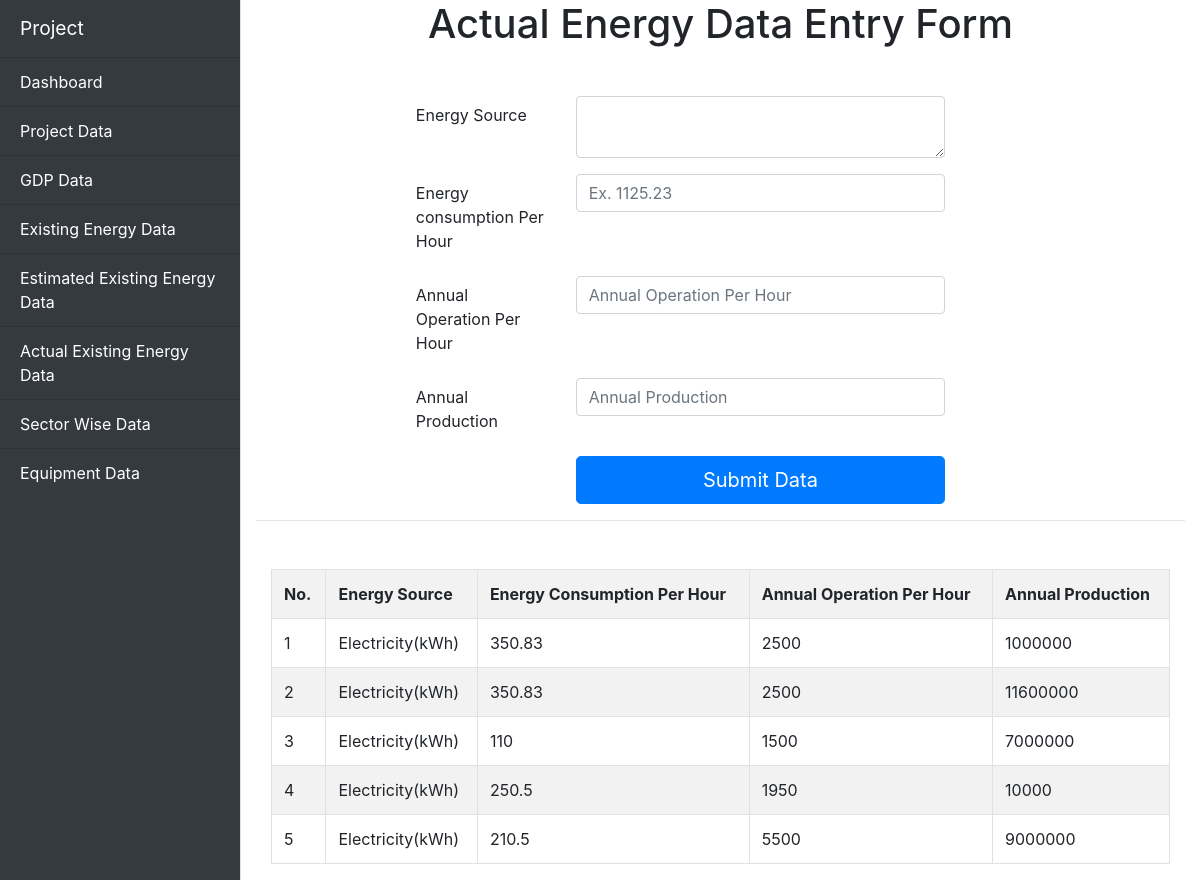
The page /actualEnergy.php on the database its author committed.
### tables this page shows
CREATE TABLE `actual_energy_data` (
  `aEnergy_id` int(11) NOT NULL,
  `energy_source` text NOT NULL,
  `energy_con_per_hour` float NOT NULL,
  `annual_operation_per_hour` float NOT NULL,
  `annual_production` float NOT NULL
);

### actualEnergy.php (the view, shortened to what this page needs)
<?php
include_once 'dbConfig.php';
?>
<!DOCTYPE html>
<html lang="en">
<head>
    <link rel="stylesheet" href="https://maxcdn.bootstrapcdn.com/bootstrap/4.0.0/css/bootstrap.min.css">
    <link rel="stylesheet" href="style.css">
</head>
<body>
    <div class="d-flex" class="wrapper">
        <div class=" bg-dark border-right" id="sidebar-wrapper">
            <div class="sidebar-heading">Project </div>
            <div class="bg-dark list-group list-group-flush">
            <a href="index.php" class="list-group-item list-group-item-action bg-dark">Dashboard</a>
            <a href="projectdata.php" class="list-group-item list-group-item-action bg-dark">Project Data</a>
            <a href="gdp.php" class="list-group-item list-group-item-action bg-dark">GDP Data</a>
            <a href="existingEnergy.php" class="list-group-item list-group-item-action bg-dark">Existing Energy Data</a>
            <a href="esExistingEnergy.php" class="list-group-item list-group-item-action bg-dark">Estimated Existing Energy Data</a>
            <a href="actualEnergy.php" class="list-group-item list-group-item-action bg-dark">Actual Existing Energy Data</a>
            <a href="sectorWise.php" class="list-group-item list-group-item-action bg-dark">Sector Wise Data</a>
            <a href="equipmentlist.php" class="list-group-item list-group-item-action bg-dark">Equipment Data</a>
            </div>
        </div>
            <div class="container-fluid">
                    <h1 class="text-center mb-5">Actual Energy Data Entry Form</h1>
                    <form method="POST">
                        <div class="form-group row">
                                <div class="col-sm-2"></div>
                                <label for="inputGDPBill" class="col-sm-2 col-form-label">Energy Source</label>
                                <div class="col-sm-5">
                                <textarea class="form-control" name="esource" rows="2" required></textarea>
                                </div>
                            </div>
                        <div class="form-group row">
                            <div class="col-sm-2">   </div>
                            <label for="inputFinYear" class="col-sm-2 col-form-label">Energy consumption Per Hour</label>
                            <div class="col-sm-5">
                            <input type="text" class="form-control" name="econsumption" placeholder="Ex. 1125.23" required>
                            </div>
                        </div>
                        <div class="form-group row">
                        <div class="col-sm-2"></div>
                            <label for="inputGDPBill" class="col-sm-2 col-form-label">Annual Operation Per Hour</label>
                            <div class="col-sm-5">
                            <input type="text" class="form-control" name="eannualop" placeholder="Annual Operation Per Hour" required>
                            </div>
                        </div>
                        <div class="form-group row">
                        <div class="col-sm-2"></div>
                            <label for="inputGDPBill" class="col-sm-2 col-form-label">Annual Production</label>
                            <div class="col-sm-5">
                            <input type="text" class="form-control" name="eannualpro" placeholder="Annual Production" required>
                            </div>
                        </div>
                        <div class="form-group row">
                            <div class="col-sm-4">
                            </div>
                            <div class="col-sm-5">
                            <button type="submit" name="insert" class="btn btn-primary btn-lg btn-block">Submit Data</button>
                            </div>
                        </div>
                    </form>
                    <hr>
                    <div class="container-fluid mt-5">
                        <?php
                            $sql = "SELECT * FROM actual_energy_data";
                            $result = mysqli_query($con, $sql);
                        ?>
                           <div class="table-responsive">
                                <table class="table table-bordered table-striped">
                                <tr>
                                <th>No.</th>
                                <th>Energy Source</th>
                                <th>Energy Consumption Per Hour</th>
                                <th>Annual Operation Per Hour</th>
                                <th>Annual Production</th>
                                </tr>
                                <?php
                                while($row = mysqli_fetch_array($result))
                                {
                                echo '
                                <tr>
                                <td>'.$row["aEnergy_id"].'</td>
                                <td>'.$row["energy_source"].'</td>
                                <td>'.$row["energy_con_per_hour"].'</td>
                                <td>'.$row["annual_operation_per_hour"].'</td>
                                <td>'.$row["annual_production"].'</td>
                                </tr>
                                ';
                                }
                                ?>
                                </table>
                            </div>
                            </div>
            </div>
        </div>
</body>
</html>

### style.css (style rules this page uses)
#sidebar-wrapper { color: white; min-height: 100vh; margin-left: -15rem; -webkit-transition: margin .25s ease-out; -moz-transition: margin .25s ease-out; -o-transition: margin .25s ease-out; transition: margin .25s ease-out; }
#sidebar-wrapper .sidebar-heading { padding: 0.875rem 1.25rem; font-size: 1.2rem; }
#sidebar-wrapper .list-group { width: 15rem; }
.list-group-item { color: white; }
@media (min-width: 768px) { #sidebar-wrapper { margin-left: 0; } }

### rows shown on the page
actual_energy_data: aEnergy_id "1", energy_source "Electricity(kWh)", energy_con_per_hour "350.83", annual_operation_per_hour "2500", annual_production "1000000"
actual_energy_data: aEnergy_id "2", energy_source "Electricity(kWh)", energy_con_per_hour "350.83", annual_operation_per_hour "2500", annual_production "11600000"
actual_energy_data: aEnergy_id "3", energy_source "Electricity(kWh)", energy_con_per_hour "110", annual_operation_per_hour "1500", annual_production "7000000"
actual_energy_data: aEnergy_id "4", energy_source "Electricity(kWh)", energy_con_per_hour "250.5", annual_operation_per_hour "1950", annual_production "10000"
actual_energy_data: aEnergy_id "5", energy_source "Electricity(kWh)", energy_con_per_hour "210.5", annual_operation_per_hour "5500", annual_production "9000000"
